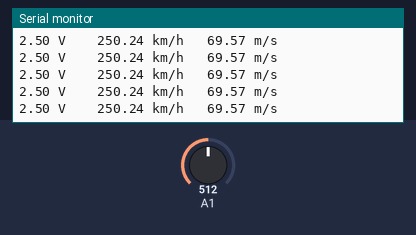
This sketch was run on a simulated Arduino Uno, built with avr-gcc and run on an emulated ATmega328P. On the bench: the last lines printed to the serial monitor. Inputs (shaded band) come from the test bench; at power-on: A1 = 512.

Above: at 2.7 s.
2.8 s: A1 set to 213
At 2.85 s:
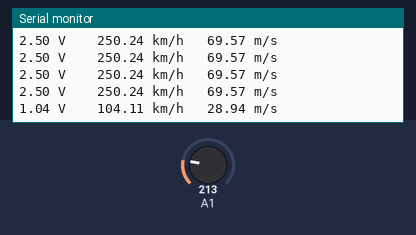
5.8 s: A1 set to 188
At 5.89 s:
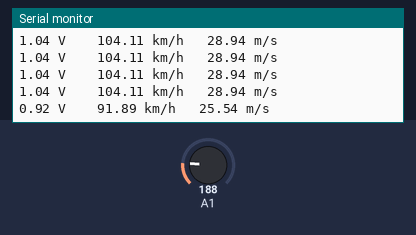
Timing chart, 0 to 8.8 s (numbered marks = the images above; inputs shaded):
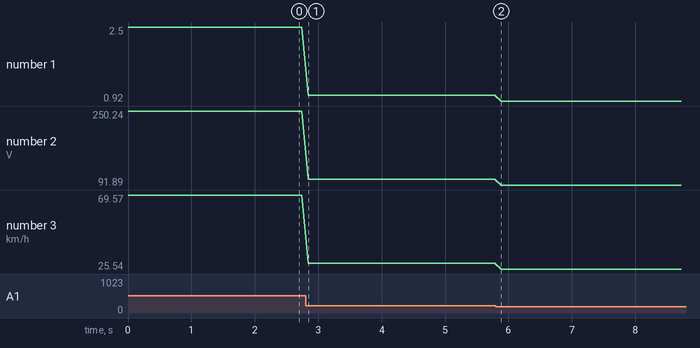

The sketch:

win-speed.ino
```cpp
void setup()
{
  Serial.begin(9600);     //使用9600的波特率进行串口通讯
}
void loop()
{

  int V1 = analogRead(A1);  //从A1口读取电压数据存入刚刚创建整数型变量V1，模拟口的电压测量范围为0-5V 返回的值为0-1024
  if (V1 < 2) V1 = 0;  //过滤杂波
  float vol = V1 * (5.0 / 1023.0);//我们将 V1的值换算成实际电压值存入浮点型变量 vol

  float wind_speed_km_h = 100.0 * vol;//电压值转换为风速值km/h
  float wind_speed_m_s = 27.8 * vol;//电压值转换为风速值m/s

  Serial.print(vol);                       //串口输出电压值，并且不换行
  Serial.print(" V    ");
  Serial.print(wind_speed_km_h);
  Serial.print(" km/h   ");
  Serial.print(wind_speed_m_s);
  Serial.print(" m/s");
  Serial.print(" \n");

  delay(100);                           //输出完成后等待0.1秒钟，用于控制数据的刷新速度。

}
```

Measured:
- after the input at 2.8 s, the serial monitor: prints a new line at once (image 1)
- after the input at 5.8 s, the serial monitor: prints a new line after 0.09 s (image 2)
- plotted number 1: 2.5 → 1.04 after the input at 2.8 s, 1.04 → 0.92 after the input at 5.8 s
- plotted number 2: 250.24 → 104.11 after the input at 2.8 s, 104.11 → 91.89 after the input at 5.8 s
- plotted number 3: 69.57 → 28.94 after the input at 2.8 s, 28.94 → 25.54 after the input at 5.8 s
